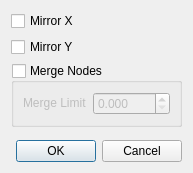
<?xml version="1.0" encoding="UTF-8"?>
<ui version="4.0">
 <class>Dialog</class>
 <widget class="QDialog" name="Dialog">
  <property name="geometry">
   <rect>
    <x>0</x>
    <y>0</y>
    <width>184</width>
    <height>173</height>
   </rect>
  </property>
  <property name="windowTitle">
   <string>Mirror</string>
  </property>
  <layout class="QVBoxLayout" name="verticalLayout">
   <item>
    <widget class="QCheckBox" name="check_mirror_x">
     <property name="text">
      <string>Mirror X</string>
     </property>
    </widget>
   </item>
   <item>
    <widget class="QCheckBox" name="check_mirror_y">
     <property name="text">
      <string>Mirror Y</string>
     </property>
    </widget>
   </item>
   <item>
    <widget class="QGroupBox" name="check_merge_nodes">
     <property name="title">
      <string>Merge Nodes</string>
     </property>
     <property name="checkable">
      <bool>true</bool>
     </property>
     <property name="checked">
      <bool>false</bool>
     </property>
     <layout class="QHBoxLayout" name="horizontalLayout">
      <item>
       <widget class="QLabel" name="label">
        <property name="sizePolicy">
         <sizepolicy hsizetype="Fixed" vsizetype="Fixed">
          <horstretch>0</horstretch>
          <verstretch>0</verstretch>
         </sizepolicy>
        </property>
        <property name="text">
         <string>Merge Limit</string>
        </property>
       </widget>
      </item>
      <item>
       <widget class="QDoubleSpinBox" name="spin_merge_limit">
        <property name="decimals">
         <number>3</number>
        </property>
        <property name="maximum">
         <double>1024.000000000000000</double>
        </property>
       </widget>
      </item>
     </layout>
    </widget>
   </item>
   <item>
    <spacer name="verticalSpacer">
     <property name="orientation">
      <enum>Qt::Vertical</enum>
     </property>
     <property name="sizeHint" stdset="0">
      <size>
       <width>20</width>
       <height>40</height>
      </size>
     </property>
    </spacer>
   </item>
   <item>
    <widget class="QDialogButtonBox" name="buttonBox">
     <property name="orientation">
      <enum>Qt::Horizontal</enum>
     </property>
     <property name="standardButtons">
      <set>QDialogButtonBox::Cancel|QDialogButtonBox::Ok</set>
     </property>
    </widget>
   </item>
  </layout>
 </widget>
 <resources/>
 <connections>
  <connection>
   <sender>buttonBox</sender>
   <signal>accepted()</signal>
   <receiver>Dialog</receiver>
   <slot>accept()</slot>
   <hints>
    <hint type="sourcelabel">
     <x>248</x>
     <y>254</y>
    </hint>
    <hint type="destinationlabel">
     <x>157</x>
     <y>274</y>
    </hint>
   </hints>
  </connection>
  <connection>
   <sender>buttonBox</sender>
   <signal>rejected()</signal>
   <receiver>Dialog</receiver>
   <slot>reject()</slot>
   <hints>
    <hint type="sourcelabel">
     <x>316</x>
     <y>260</y>
    </hint>
    <hint type="destinationlabel">
     <x>286</x>
     <y>274</y>
    </hint>
   </hints>
  </connection>
 </connections>
</ui>
